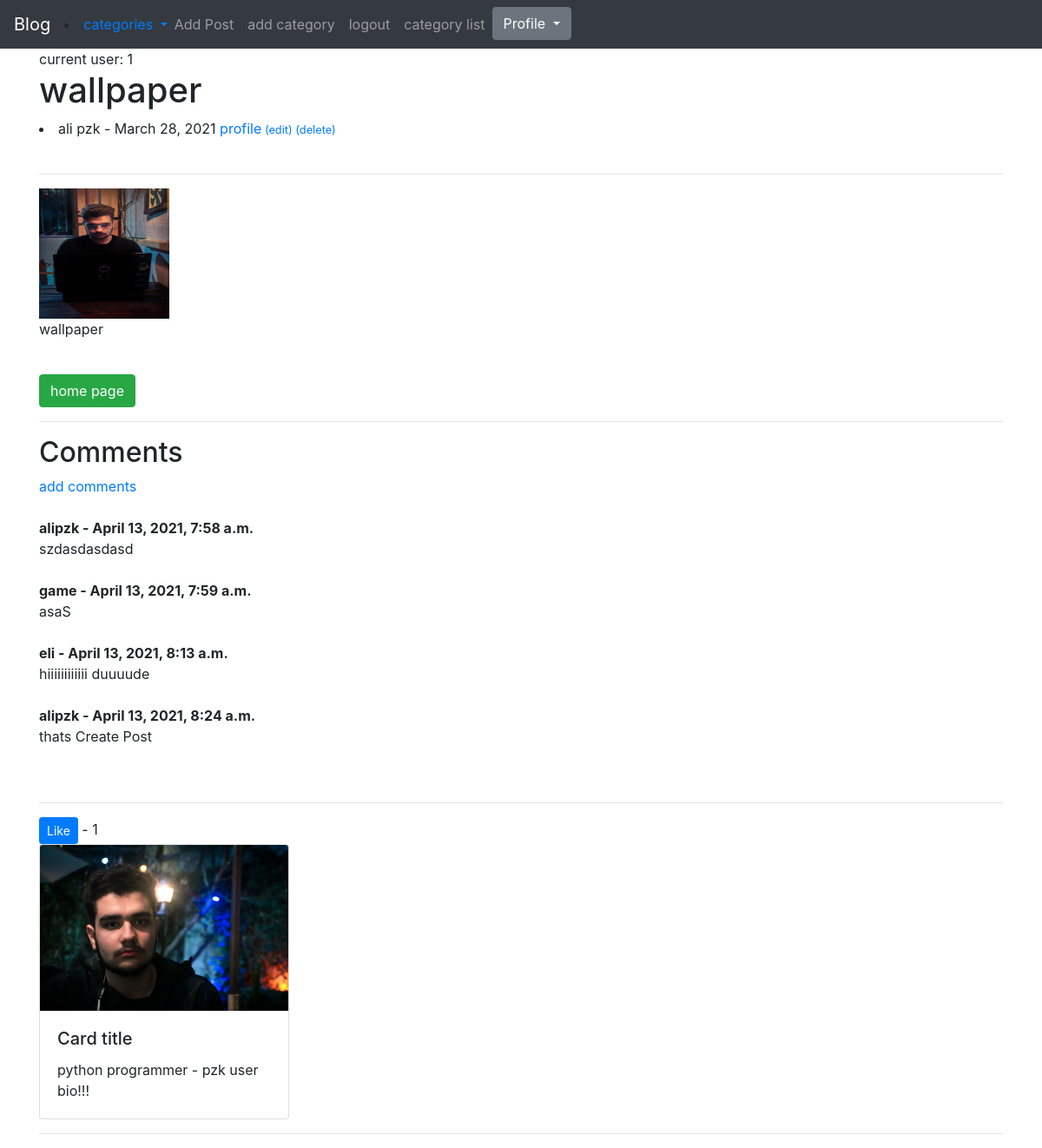
Page /article/20 (signed in) on the committed database.
### MyBlog/models.py (models this page shows, shortened)
class Post(models.Model):
    title = models.CharField(max_length=260)
    title_tag = models.CharField(max_length=250)
    image = models.ImageField(null=True, blank=True, upload_to=upload_image_path)
    author = models.ForeignKey(User, on_delete=models.CASCADE)
    body = RichTextField(blank=True, null=True)
    post_date = models.DateField(auto_now_add=True)
    category = models.CharField(max_length=260, default=None)
    snippet = models.CharField(max_length=260, default='for Snippet')
    likes = models.ManyToManyField(User, related_name='blog_post')
    def total_likes(self):
        return self.likes.count()

class Comment(models.Model):
    post = models.ForeignKey(Post,related_name="comments", on_delete=models.CASCADE)
    name = models.CharField(max_length=255)
    body = models.TextField()
    date_added = models.DateTimeField(auto_now_add=True)

class Profile(models.Model):
    user = models.OneToOneField(User, null=True, on_delete=models.CASCADE)
    bio = models.TextField()
    profile_pic = models.ImageField(null=True, blank=True, upload_to=upload_image_path)
    instagram_url = models.CharField(max_length=255, null=True, blank=True)
    twitter_url = models.CharField(max_length=255, null=True, blank=True)
    facebook_url = models.CharField(max_length=255, null=True, blank=True)

### MyBlog/views.py (the view)
# urls.py: path('article/<int:pk>', ArticleDetailView.as_view(), name="article-view"),
class ArticleDetailView(DetailView):
    model = Post
    template_name = 'article_details.html'
    def get_context_data(self, *args, **kwargs):
        name_menu = Category.objects.all()
        context = super(ArticleDetailView, self).get_context_data(*args, **kwargs)
        stuf = get_object_or_404(Post, id = self.kwargs['pk'])
        total_likes = stuf.total_likes()
        liked = False
        if stuf.likes.filter(id=self.request.user.id).exists():
            liked = True
        context["name_menu"] = name_menu
        context["liked"] = liked
        context["total_likes"] = total_likes
        return context

### MyBlog/models.py (called while the page is built)
    def __str__(self):
        return self.name

### templates/article_details.html (shortened to what this page needs)
{% extends 'base.html' %}
{% block content %}
    current user: {{ user.id }}
    <h1>{{ post.title }}</h1>
    <li>{{ post.author.first_name }}
        {{ post.author.last_name }}
        - {{ post.post_date }}
        <a href="{% url 'show_profile' post.author.profile.id %}">profile</a><small>
            {% if user.is_authenticated %}
                {% if user.id == post.author.id %}
                    <a href="{% url 'update_post' post.pk %}">(edit)</a>
                    <a href="{% url 'delete_post' post.pk %}">(delete)</a>
                {% endif %}
            {% endif %}
        </small></li><br>
    <hr>
    {% if post.image %}
        <img src="{{ post.image.url }}" style="height: 150px;width: 150px">
    {% endif %}
    {{ post.body|safe }}<br>
    <a href="{% url 'home' %}" class="btn btn-success"> home page</a>
    <br>
    <hr>
    <h2>Comments</h2>
    {% if not post.comments.all %}
        no comment yet...<a href="{% url 'add_comment' post.pk %}"> add comments</a>
    {% else %}
        <a href="{% url 'add_comment' post.pk %}"> add comments</a><br/><br>
        {% for comment in post.comments.all %}
        <strong>{{ comment.name }} - {{ comment.date_added }}</strong><br/>
        {{ comment.body }}
            <br/><br/>
        {% endfor %}
    {% endif %}
    <br><hr>
    <form action="{% url "like_post" post.pk %}" method="post">
        {% if liked %}
            <button type="submit" name="post_id" value="{{ post.id }}" class="btn btn-danger btn-sm">
                Un Like
            </button>
        {% else %}
            <button type="submit" name="post_id" value="{{ post.id }}" class="btn btn-primary btn-sm">
                Like
            </button>
        {% endif %}
        - {{ total_likes }}
    </form>
    <div class="card" style="width: 18rem;">
    {% if post.author.profile.profile_pic %}
        <img src="{{ post.author.profile.profile_pic.url }}" class="card-img-top" alt="...">
    {% endif %}
        <div class="card-body">
            <h5 class="card-title">Card title</h5>
            <p class="card-text">{{ post.author.profile.bio }}</p>
        </div>
    </div>
    <hr>
{% endblock %}

### rows in the picture
Post: title "wallpaper", author.first_name "ali", author.last_name "pzk", post_date "March 28, 2021", image (picture), body "wallpaper", author.profile.profile_pic (picture), author.profile.bio "python programmer - pzk user bio!!!"
Comment: name "alipzk", date_added "April 13, 2021, 7:58 a.m.", body "szdasdasdasd"
Comment: name "game", date_added "April 13, 2021, 7:59 a.m.", body "asaS"
Comment: name "eli", date_added "April 13, 2021, 8:13 a.m.", body "hiiiiiiiiiiii duuuude"
Comment: name "alipzk", date_added "April 13, 2021, 8:24 a.m.", body "thats Create Post"

### other values in the picture
{{ user.id }} "1"
{{ total_likes }} "1"
